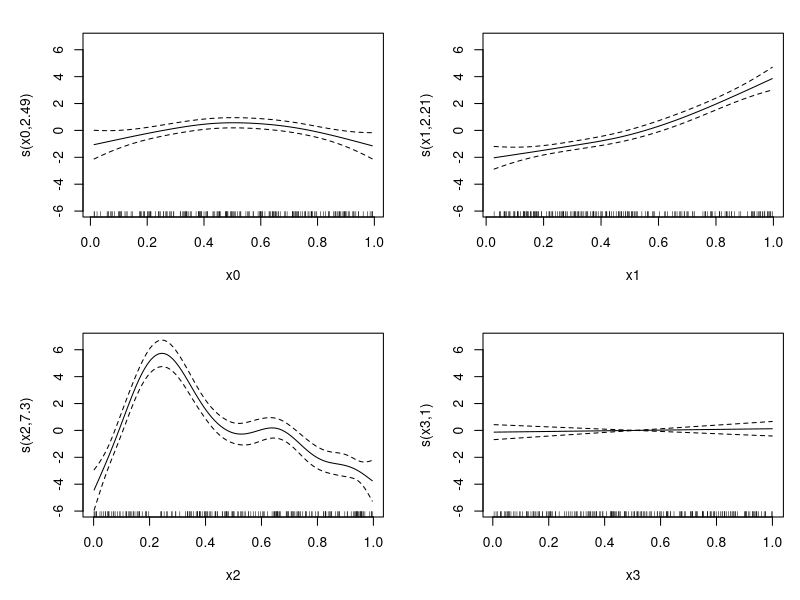
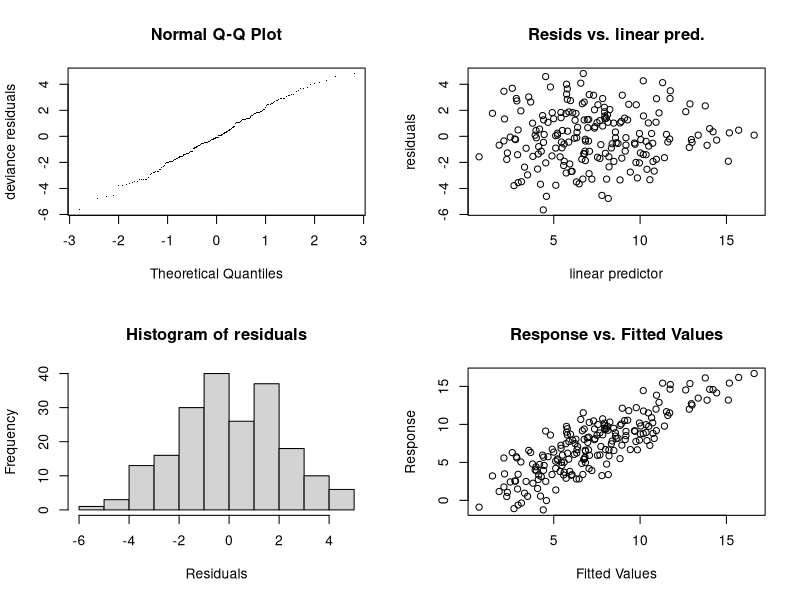
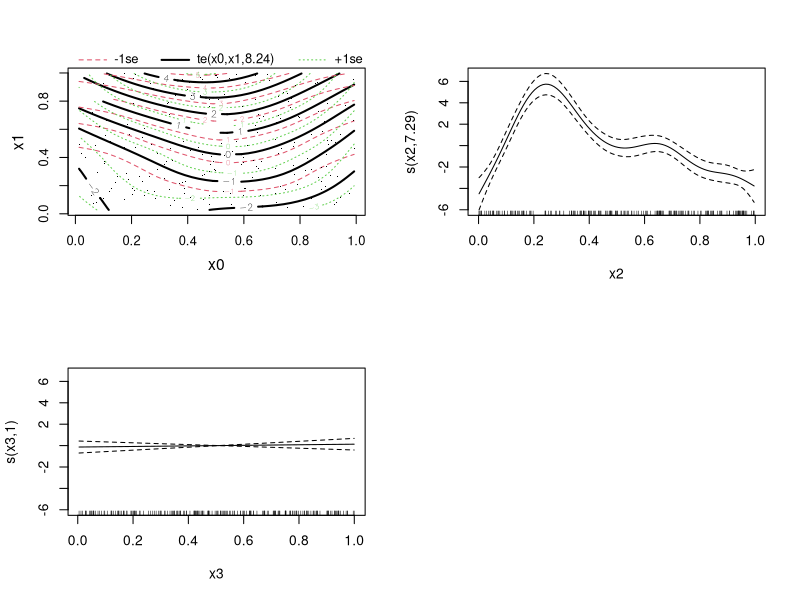
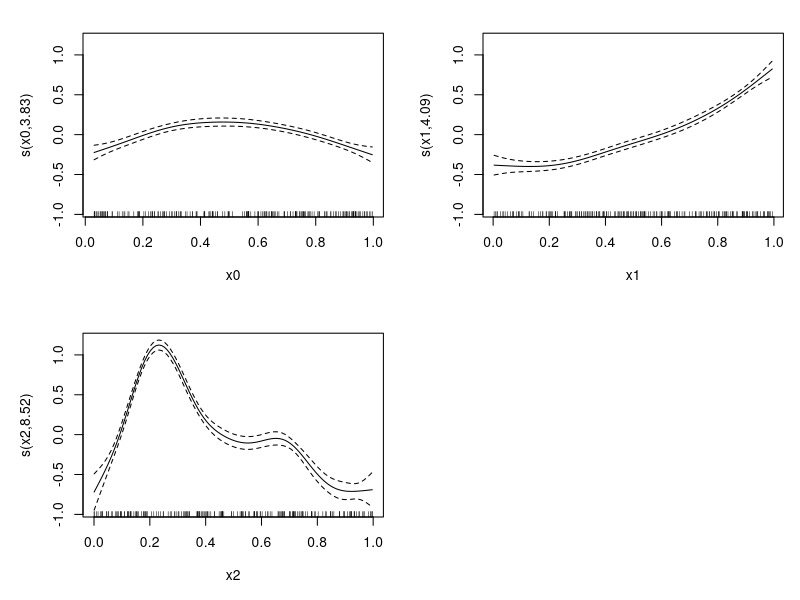
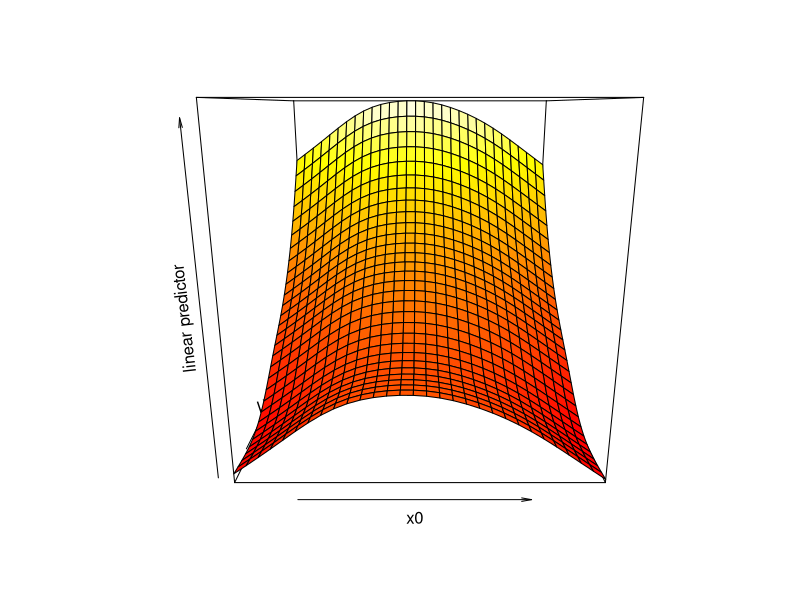
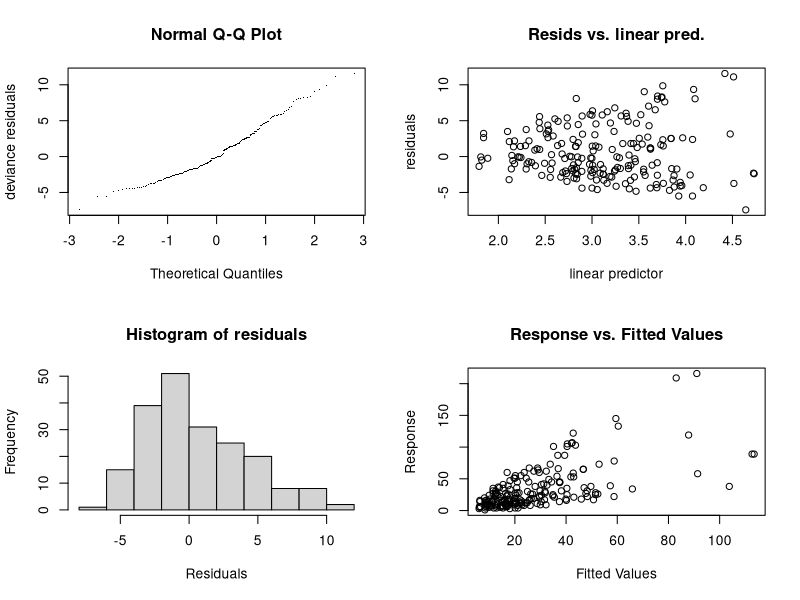
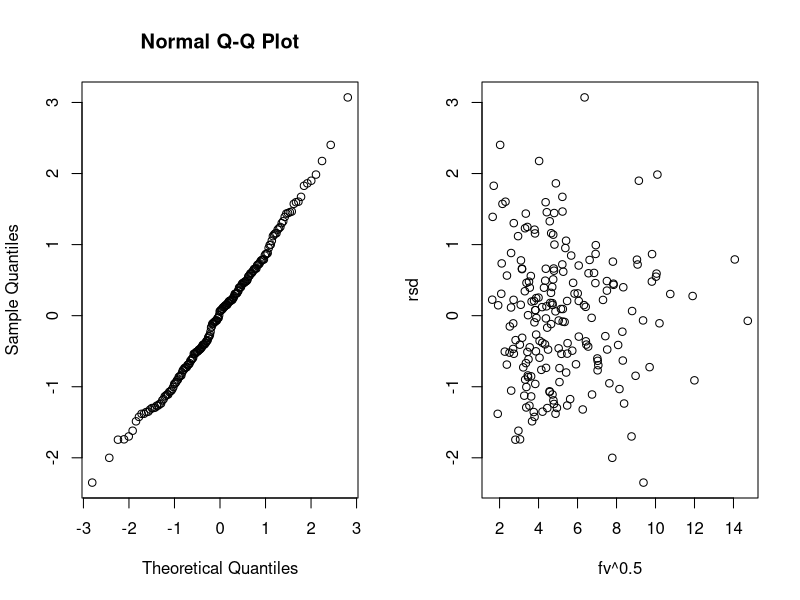
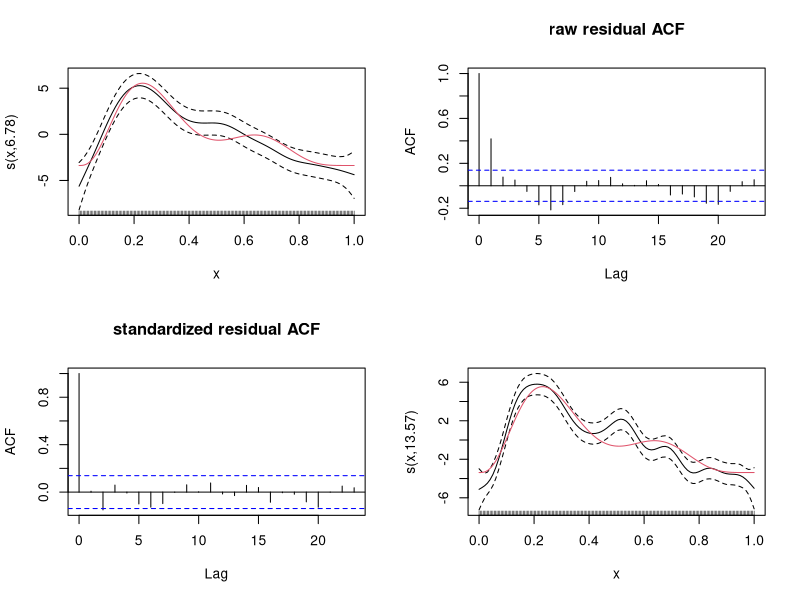

These charts were generated, in order, by the following R code: (Note: this script raises an error after producing the figures.)
library(mgcv)


### Name: gamm
### Title: Generalized Additive Mixed Models
### Aliases: gamm
### Keywords: models smooth regression

### ** Examples

library(mgcv)
## simple examples using gamm as alternative to gam
set.seed(0) 
dat <- gamSim(1,n=200,scale=2)
b <- gamm(y~s(x0)+s(x1)+s(x2)+s(x3),data=dat)
plot(b$gam,pages=1)
summary(b$lme) # details of underlying lme fit
summary(b$gam) # gam style summary of fitted model
anova(b$gam) 
gam.check(b$gam) # simple checking plots

b <- gamm(y~te(x0,x1)+s(x2)+s(x3),data=dat) 
op <- par(mfrow=c(2,2))
plot(b$gam)
par(op)
rm(dat)


## Add a factor to the linear predictor, to be modelled as random
dat <- gamSim(6,n=200,scale=.2,dist="poisson")
b2 <- gamm(y~s(x0)+s(x1)+s(x2),family=poisson,
           data=dat,random=list(fac=~1))
plot(b2$gam,pages=1)
fac <- dat$fac
rm(dat)
vis.gam(b2$gam)

## In the generalized case the 'gam' object is based on the working
## model used in the PQL fitting. Residuals for this are not
## that useful on their own as the following illustrates...

gam.check(b2$gam) 

## But more useful residuals are easy to produce on a model
## by model basis. For example...

fv <- exp(fitted(b2$lme)) ## predicted values (including re)
rsd <- (b2$gam$y - fv)/sqrt(fv) ## Pearson residuals (Poisson case)
op <- par(mfrow=c(1,2))
qqnorm(rsd);plot(fv^.5,rsd)
par(op)

## now an example with autocorrelated errors....
n <- 200;sig <- 2
x <- 0:(n-1)/(n-1)
f <- 0.2*x^11*(10*(1-x))^6+10*(10*x)^3*(1-x)^10
e <- rnorm(n,0,sig)
for (i in 2:n) e[i] <- 0.6*e[i-1] + e[i]
y <- f + e
op <- par(mfrow=c(2,2))
## Fit model with AR1 residuals
b <- gamm(y~s(x,k=20),correlation=corAR1())
plot(b$gam);lines(x,f-mean(f),col=2)
## Raw residuals still show correlation, of course...
acf(residuals(b$gam),main="raw residual ACF")
## But standardized are now fine...
acf(residuals(b$lme,type="normalized"),main="standardized residual ACF")
## compare with model without AR component...
b <- gam(y~s(x,k=20))
plot(b);lines(x,f-mean(f),col=2)

## more complicated autocorrelation example - AR errors
## only within groups defined by `fac'
e <- rnorm(n,0,sig)
for (i in 2:n) e[i] <- 0.6*e[i-1]*(fac[i-1]==fac[i]) + e[i]
y <- f + e
b <- gamm(y~s(x,k=20),correlation=corAR1(form=~1|fac))
plot(b$gam);lines(x,f-mean(f),col=2)
par(op) 

## more complex situation with nested random effects and within
## group correlation 

set.seed(0)
n.g <- 10
n<-n.g*10*4
## simulate smooth part...
dat <- gamSim(1,n=n,scale=2)
f <- dat$f
## simulate nested random effects....
fa <- as.factor(rep(1:10,rep(4*n.g,10)))
ra <- rep(rnorm(10),rep(4*n.g,10))
fb <- as.factor(rep(rep(1:4,rep(n.g,4)),10))
rb <- rep(rnorm(4),rep(n.g,4))
for (i in 1:9) rb <- c(rb,rep(rnorm(4),rep(n.g,4)))
## simulate auto-correlated errors within groups
e<-array(0,0)
for (i in 1:40) {
  eg <- rnorm(n.g, 0, sig)
  for (j in 2:n.g) eg[j] <- eg[j-1]*0.6+ eg[j]
  e<-c(e,eg)
}
dat$y <- f + ra + rb + e
dat$fa <- fa;dat$fb <- fb
## fit model .... 
b <- gamm(y~s(x0,bs="cr")+s(x1,bs="cr")+s(x2,bs="cr")+
  s(x3,bs="cr"),data=dat,random=list(fa=~1,fb=~1),
  correlation=corAR1())
plot(b$gam,pages=1)
summary(b$gam)
vis.gam(b$gam)

## Prediction from gam object, optionally adding 
## in random effects. 

## Extract random effects and make names more convenient...
refa <- ranef(b$lme,level=5)
rownames(refa) <- substr(rownames(refa),start=9,stop=20)
refb <- ranef(b$lme,level=6)
rownames(refb) <- substr(rownames(refb),start=9,stop=20)

## make a prediction, with random effects zero...
p0 <- predict(b$gam,data.frame(x0=.3,x1=.6,x2=.98,x3=.77))

## add in effect for fa = "2" and fb="2/4"...
p <- p0 + refa["2",1] + refb["2/4",1] 

## and a "spatial" example...
library(nlme);set.seed(1);n <- 100
dat <- gamSim(2,n=n,scale=0) ## standard example
attach(dat)
old.par<-par(mfrow=c(2,2))
contour(truth$x,truth$z,truth$f)  ## true function
f <- data$f                       ## true expected response
## Now simulate correlated errors...
cstr <- corGaus(.1,form = ~x+z)  
cstr <- Initialize(cstr,data.frame(x=data$x,z=data$z))
V <- corMatrix(cstr) ## correlation matrix for data
Cv <- chol(V)
e <- t(Cv) %*% rnorm(n)*0.05 # correlated errors
## next add correlated simulated errors to expected values
data$y <- f + e ## ... to produce response
b<- gamm(y~s(x,z,k=50),correlation=corGaus(.1,form=~x+z),
         data=data)
plot(b$gam) # gamm fit accounting for correlation
# overfits when correlation ignored.....  
b1 <- gamm(y~s(x,z,k=50),data=data);plot(b1$gam) 
b2 <- gam(y~s(x,z,k=50),data=data);plot(b2)
par(old.par)
